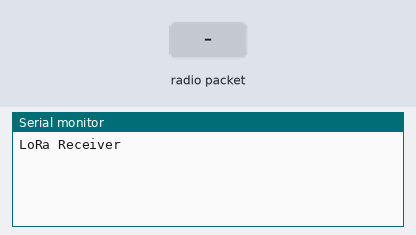
The sketch below on a simulated Arduino Uno, built with avr-gcc and run on an emulated ATmega328P. Shown: the last lines printed to the serial monitor. Inputs (shaded band) come from the test bench. No radio packets arrive unless stated.

Above: at 1.2 s.
1.3 s: radio packet "1" arrives
At 1.7 s:
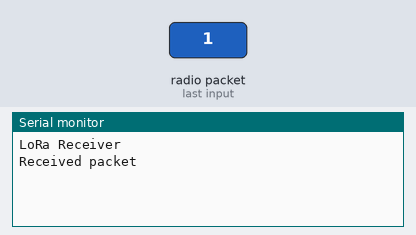
At 3.7 s:
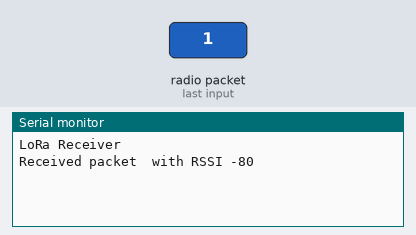

Measured:
- after the input at 1.3 s, the serial monitor: prints a new line at once (image 1)

The sketch:

reciever.ino
```cpp
#include <SPI.h>
#include <LoRa.h>

int LED = 3;
String inString = "";    // string to hold input
int val = 0;
String LoraTempt;

void setup() {
  Serial.begin(9600);
  // pinMode(LED,OUTPUT);

  while (!Serial);
  Serial.println("LoRa Receiver");
  if (!LoRa.begin(433E6)) { // or 915E6
    Serial.println("Starting LoRa failed!");
    while (1);
  }
  LoRa.setSpreadingFactor(7); //12 Max Range
  LoRa.setSignalBandwidth(125000); //The higher the higher the bandwidth
}

void loop() {

  // try to parse packet
  int packetSize = LoRa.parsePacket();
  if (packetSize) {
    Serial.print("Received packet ");
    // read packet
    while (LoRa.available()) {

      int inChar = LoRa.read();
      LoraTempt = LoRa.readString();
      inString += (char)inChar;
      // val = inString.toInt();
    }
    Serial.print(LoraTempt);
    Serial.print(" with RSSI ");
    Serial.println(LoRa.packetRssi());
    // Convert the accumulated string to an integer
    inString = "";
    // LoRa.packetRssi();
  }
  // Serial.println(val);
  // Serial.println(val);
  // analogWrite(LED, val);
}
```
